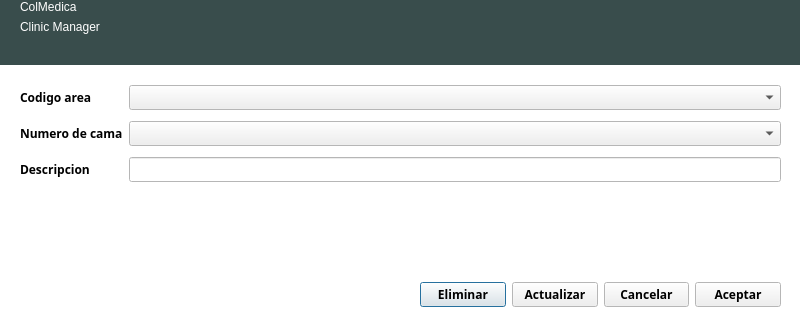
<?xml version="1.0" encoding="UTF-8"?>
<ui version="4.0">
 <class>dialogModificarCama</class>
 <widget class="QDialog" name="dialogModificarCama">
  <property name="geometry">
   <rect>
    <x>0</x>
    <y>0</y>
    <width>800</width>
    <height>330</height>
   </rect>
  </property>
  <property name="palette">
   <palette>
    <active>
     <colorrole role="Base">
      <brush brushstyle="SolidPattern">
       <color alpha="255">
        <red>255</red>
        <green>255</green>
        <blue>255</blue>
       </color>
      </brush>
     </colorrole>
     <colorrole role="Window">
      <brush brushstyle="SolidPattern">
       <color alpha="255">
        <red>255</red>
        <green>255</green>
        <blue>255</blue>
       </color>
      </brush>
     </colorrole>
    </active>
    <inactive>
     <colorrole role="Base">
      <brush brushstyle="SolidPattern">
       <color alpha="255">
        <red>255</red>
        <green>255</green>
        <blue>255</blue>
       </color>
      </brush>
     </colorrole>
     <colorrole role="Window">
      <brush brushstyle="SolidPattern">
       <color alpha="255">
        <red>255</red>
        <green>255</green>
        <blue>255</blue>
       </color>
      </brush>
     </colorrole>
    </inactive>
    <disabled>
     <colorrole role="Base">
      <brush brushstyle="SolidPattern">
       <color alpha="255">
        <red>255</red>
        <green>255</green>
        <blue>255</blue>
       </color>
      </brush>
     </colorrole>
     <colorrole role="Window">
      <brush brushstyle="SolidPattern">
       <color alpha="255">
        <red>255</red>
        <green>255</green>
        <blue>255</blue>
       </color>
      </brush>
     </colorrole>
    </disabled>
   </palette>
  </property>
  <property name="cursor">
   <cursorShape>PointingHandCursor</cursorShape>
  </property>
  <property name="windowTitle">
   <string>Modificar cama</string>
  </property>
  <property name="autoFillBackground">
   <bool>true</bool>
  </property>
  <widget class="QWidget" name="widgetCabecera" native="true">
   <property name="geometry">
    <rect>
     <x>0</x>
     <y>0</y>
     <width>800</width>
     <height>65</height>
    </rect>
   </property>
   <property name="palette">
    <palette>
     <active>
      <colorrole role="WindowText">
       <brush brushstyle="SolidPattern">
        <color alpha="255">
         <red>255</red>
         <green>255</green>
         <blue>255</blue>
        </color>
       </brush>
      </colorrole>
      <colorrole role="Base">
       <brush brushstyle="SolidPattern">
        <color alpha="255">
         <red>255</red>
         <green>255</green>
         <blue>255</blue>
        </color>
       </brush>
      </colorrole>
      <colorrole role="Window">
       <brush brushstyle="SolidPattern">
        <color alpha="255">
         <red>57</red>
         <green>77</green>
         <blue>76</blue>
        </color>
       </brush>
      </colorrole>
     </active>
     <inactive>
      <colorrole role="WindowText">
       <brush brushstyle="SolidPattern">
        <color alpha="255">
         <red>255</red>
         <green>255</green>
         <blue>255</blue>
        </color>
       </brush>
      </colorrole>
      <colorrole role="Base">
       <brush brushstyle="SolidPattern">
        <color alpha="255">
         <red>255</red>
         <green>255</green>
         <blue>255</blue>
        </color>
       </brush>
      </colorrole>
      <colorrole role="Window">
       <brush brushstyle="SolidPattern">
        <color alpha="255">
         <red>57</red>
         <green>77</green>
         <blue>76</blue>
        </color>
       </brush>
      </colorrole>
     </inactive>
     <disabled>
      <colorrole role="WindowText">
       <brush brushstyle="SolidPattern">
        <color alpha="255">
         <red>159</red>
         <green>158</green>
         <blue>158</blue>
        </color>
       </brush>
      </colorrole>
      <colorrole role="Base">
       <brush brushstyle="SolidPattern">
        <color alpha="255">
         <red>57</red>
         <green>77</green>
         <blue>76</blue>
        </color>
       </brush>
      </colorrole>
      <colorrole role="Window">
       <brush brushstyle="SolidPattern">
        <color alpha="255">
         <red>57</red>
         <green>77</green>
         <blue>76</blue>
        </color>
       </brush>
      </colorrole>
     </disabled>
    </palette>
   </property>
   <property name="autoFillBackground">
    <bool>true</bool>
   </property>
   <widget class="QWidget" name="layoutWidget_4">
    <property name="geometry">
     <rect>
      <x>20</x>
      <y>0</y>
      <width>162</width>
      <height>70</height>
     </rect>
    </property>
    <layout class="QFormLayout" name="formLayout_5">
     <item row="0" column="0">
      <widget class="QLabel" name="labelColMedica">
       <property name="styleSheet">
        <string notr="true">font: 30pt &quot;Ubuntu Condensed&quot;;
color: rgb(255, 255, 255);</string>
       </property>
       <property name="text">
        <string>ColMedica</string>
       </property>
      </widget>
     </item>
     <item row="1" column="0">
      <widget class="QLabel" name="labelClinicManager">
       <property name="text">
        <string>Clinic Manager</string>
       </property>
      </widget>
     </item>
    </layout>
   </widget>
  </widget>
  <widget class="QWidget" name="widgetCuerpo" native="true">
   <property name="geometry">
    <rect>
     <x>10</x>
     <y>70</y>
     <width>781</width>
     <height>251</height>
    </rect>
   </property>
   <property name="font">
    <font>
     <family>Ubuntu Condensed</family>
     <weight>75</weight>
     <bold>true</bold>
    </font>
   </property>
   <property name="autoFillBackground">
    <bool>true</bool>
   </property>
   <widget class="QWidget" name="layoutWidget_2">
    <property name="geometry">
     <rect>
      <x>10</x>
      <y>10</y>
      <width>761</width>
      <height>110</height>
     </rect>
    </property>
    <layout class="QGridLayout" name="gridLayout">
     <item row="1" column="0">
      <widget class="QLabel" name="labelNumerDeCama">
       <property name="text">
        <string>Numero de cama</string>
       </property>
      </widget>
     </item>
     <item row="0" column="2">
      <widget class="QComboBox" name="comboBoxCodigoArea">
       <property name="font">
        <font>
         <weight>50</weight>
         <bold>false</bold>
        </font>
       </property>
      </widget>
     </item>
     <item row="2" column="2">
      <widget class="QLineEdit" name="lineEditDescripcion">
       <property name="font">
        <font>
         <weight>50</weight>
         <bold>false</bold>
        </font>
       </property>
       <property name="inputMask">
        <string>AAAAAAAAAAAAAAAAAAAAAAAAAAAAAAAAAAAAAAAA; </string>
       </property>
      </widget>
     </item>
     <item row="0" column="0">
      <widget class="QLabel" name="labelCodigoArea">
       <property name="text">
        <string>Codigo area</string>
       </property>
      </widget>
     </item>
     <item row="2" column="0">
      <widget class="QLabel" name="labelDescripcion">
       <property name="text">
        <string>Descripcion</string>
       </property>
      </widget>
     </item>
     <item row="1" column="2">
      <widget class="QComboBox" name="comboBoxNumeroDeCama">
       <property name="font">
        <font>
         <weight>50</weight>
         <bold>false</bold>
        </font>
       </property>
      </widget>
     </item>
    </layout>
   </widget>
   <widget class="QWidget" name="layoutWidget">
    <property name="geometry">
     <rect>
      <x>410</x>
      <y>210</y>
      <width>361</width>
      <height>29</height>
     </rect>
    </property>
    <layout class="QHBoxLayout" name="horizontalLayout">
     <item>
      <widget class="QPushButton" name="pushButtonEliminar">
       <property name="text">
        <string>Eliminar</string>
       </property>
      </widget>
     </item>
     <item>
      <widget class="QPushButton" name="pushButtonActualizar">
       <property name="text">
        <string>Actualizar</string>
       </property>
      </widget>
     </item>
     <item>
      <widget class="QPushButton" name="pushButtonCancelar">
       <property name="text">
        <string>Cancelar</string>
       </property>
      </widget>
     </item>
     <item>
      <widget class="QPushButton" name="pushButtonAceptar">
       <property name="text">
        <string>Aceptar</string>
       </property>
      </widget>
     </item>
    </layout>
   </widget>
  </widget>
 </widget>
 <resources/>
 <connections/>
</ui>
